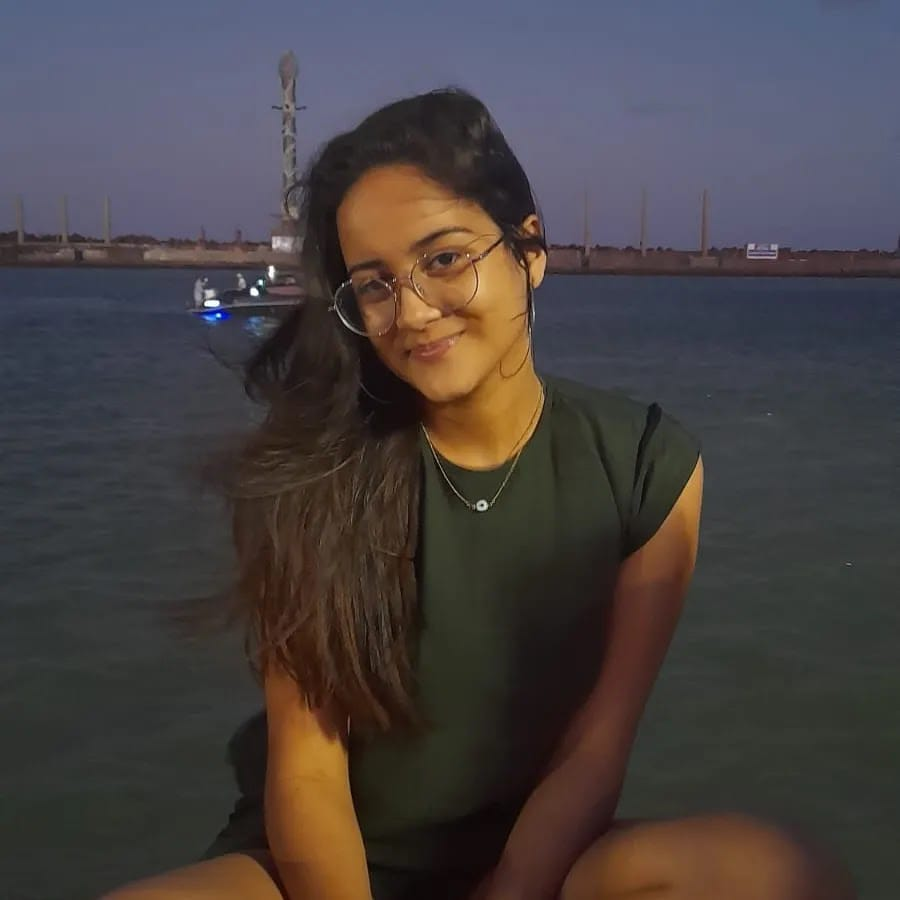
#> input picture input/imagem.jpeg, 900 x 900 px
$ python building_img.py
#> lines starting #> are read from the running program, lines starting #| are printed output that depends on the picture
### pillow/basics.py
from PIL import Image
import os


INPUT_FOLDER = "../input"

# os.path.join(INPUT_FOLDER, "imagem.jpeg")
def file_path(file):
    return os.path.join(INPUT_FOLDER, file)

image = Image.open(file_path("imagem.jpeg"))
#> image is the input picture: PIL image 900x900 RGB; mean R, G, B 72.1, 65.6, 66.4


print(image.getpixel((300, 200))) # cada pixel tem que ser passado em escala de coordenada
#| (77, 72, 78)
                                  # é retornado uma tupla de cores
                                  # tupla: geralmente trabalhando com rpg
                                  # PNG permite reconhecer transparencia, tanto que em imagens nessa configuração é retornado uma tupla de 4 coordenadas, quanto mais perto do 0 mais transparente, quando mais perto do 255 mais opaco
image.putpixel((50, 200), (0, 0, 0)) # passar tupla da coordenada x,y e tupla da coordenada de cores
image.show()


# RGB está entre 0 e 255, representa 1 byte

### pillow/building_img.py
from PIL import Image
import os
from pillow.basics import file_path


FOLDER_OUTPUT = "../output"

if not os.path.exists(FOLDER_OUTPUT):
    os.mkdir(FOLDER_OUTPUT)

## Criação de nova imagem => 3 parametros de entrada : molde (rgb), size (larg, alt), cor (se não passar cor cria totalmente preta)
## A função get pixel começa com sistema de coordenada (0,0), na extremidade esquerda

# image = Image.new("RGB", (400, 300), (255, 130, 0))
class Create:

    def __init__(self):

        self.image = Image.open(file_path("imagem.jpeg"))


    def create (self, size):

#> called with size = 400
        self.image = Image.new("RGB",(size, size),(255, 255, 255))
#> self.image: PIL image 400x400 RGB; every value is 255
        self.size = size

        for x in range(size):
            for y in range(size):
                if y < x:
                    self.image.putpixel((x,y),(123, 48, 12))
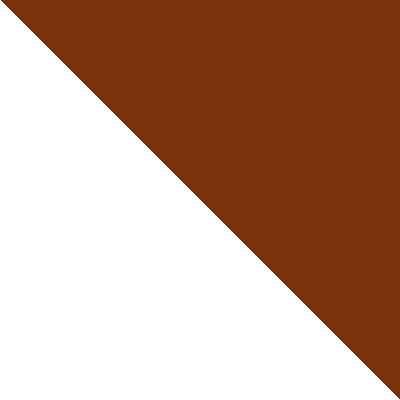
#> self.image: PIL image 400x400 RGB; mean R, G, B 189.2, 151.8, 133.8

        self.image.show()

    def save(self):
         self.image.save(f"{FOLDER_OUTPUT}/imege{self.size}.jpg", 'JPEG')


image = Create()
image.create(400)
image.save()
